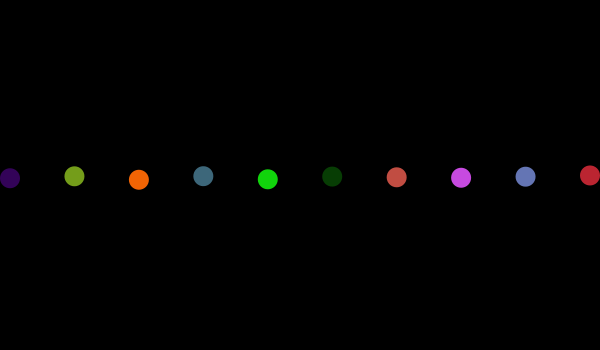
Frame 1 (no input)
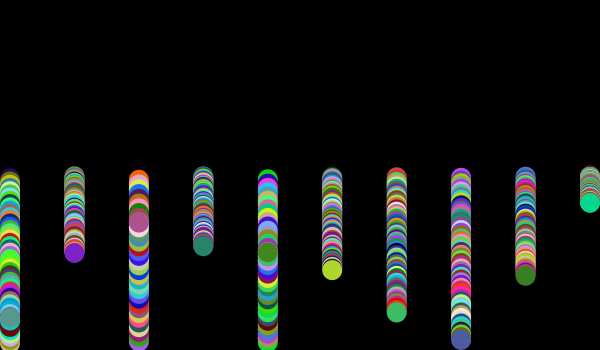
Frame 60 (the mouse pressed at the canvas centre just before this capture)
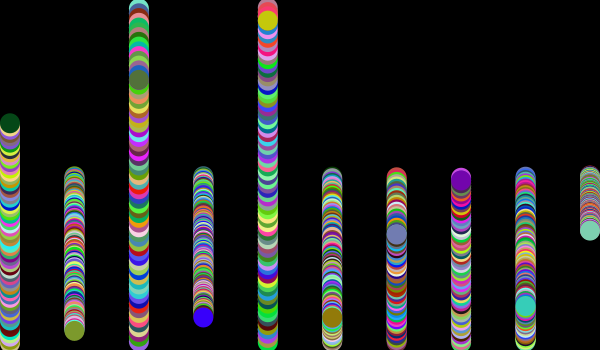
Frame 120 (the mouse held since frame 60 and released just before this capture)

The Processing sketch that drew these frames (run headless with seeded random() and noise(); from frame 60 on, the mouse is pressed at the canvas centre):

// Processing sketch: sketch3
// ── sketch3.pde
//From Day 1 of Processing for Fall 2015 Immersive
//written by Sarah Wever
//
//covers:
//2d drawing, mouse interaction

float y;
float speed=3;
Ball[] balls;

void setup() {
  size(600, 350);
  background(0);
  y = height/2;
  balls = new Ball[10];

  for (int x = 0; x <balls.length; x++) {
    float spaced = map(x, 0, 9, 10, width-10);
    balls[x] = new Ball(spaced, random(0, 5));
  }
}

void draw() {
  
  noStroke();
  fill(39, 129, 38);

  for (int i = 0; i < balls.length; i++) {
    balls[i].update();
    balls[i].display();
  }
}

void keyPressed() {
  for (int i = 10; i < balls.length; i+=30) {
    balls[i].reset();
  }
}

// ── ball.pde
class Ball {

  float speed;
  float x;
  float y = height/2;

  Ball( float tempx, float tempspeed) {
    speed = tempspeed;
    x = tempx;
  }
  
  void reset() {
    y = height/2;
  }

  void update() {
    y = y + speed;

    if (y > height-10 || y < 10) {
      speed = speed * -1;
    }
    
  }

  void display() {
    fill(random(255), random(255), random(255));
    ellipse(x, y, 20, 20);
  }
}
